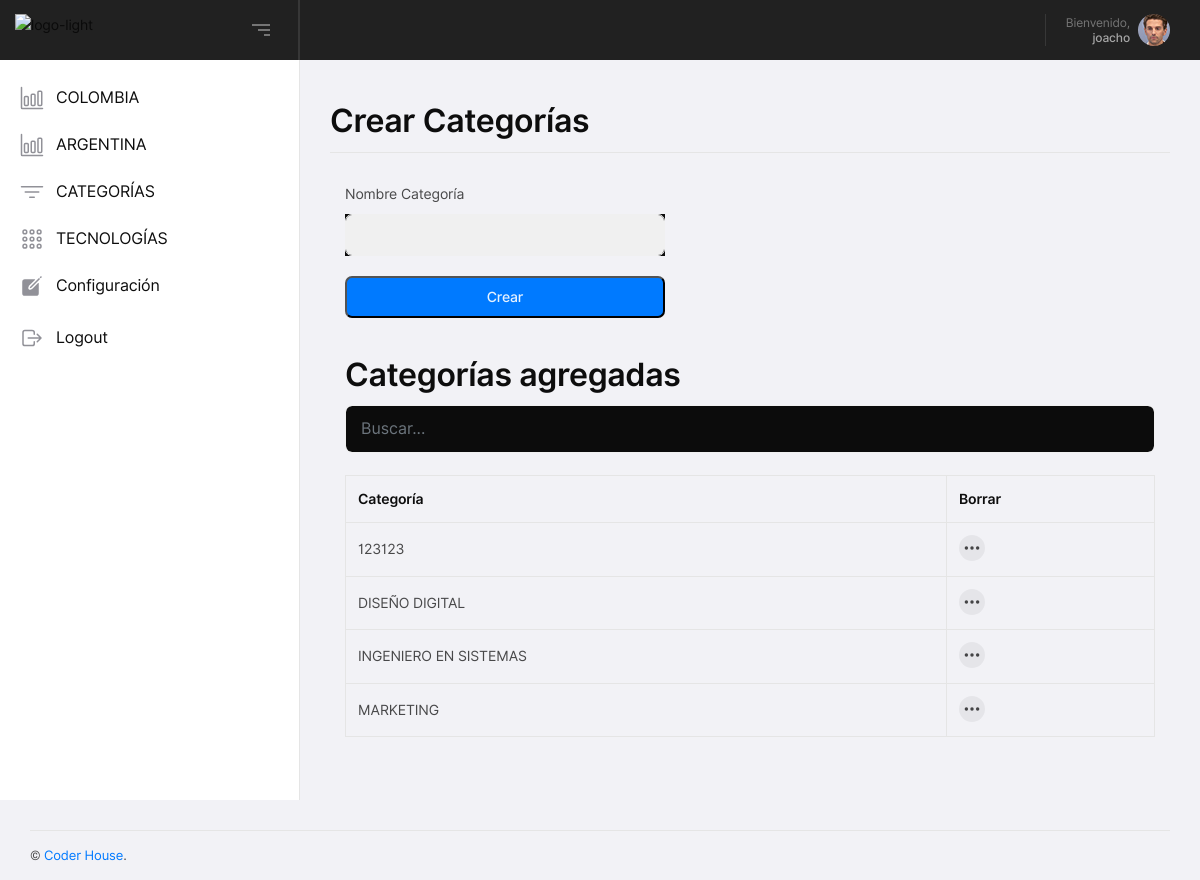
Before: /categorias (signed in) with the older database file.
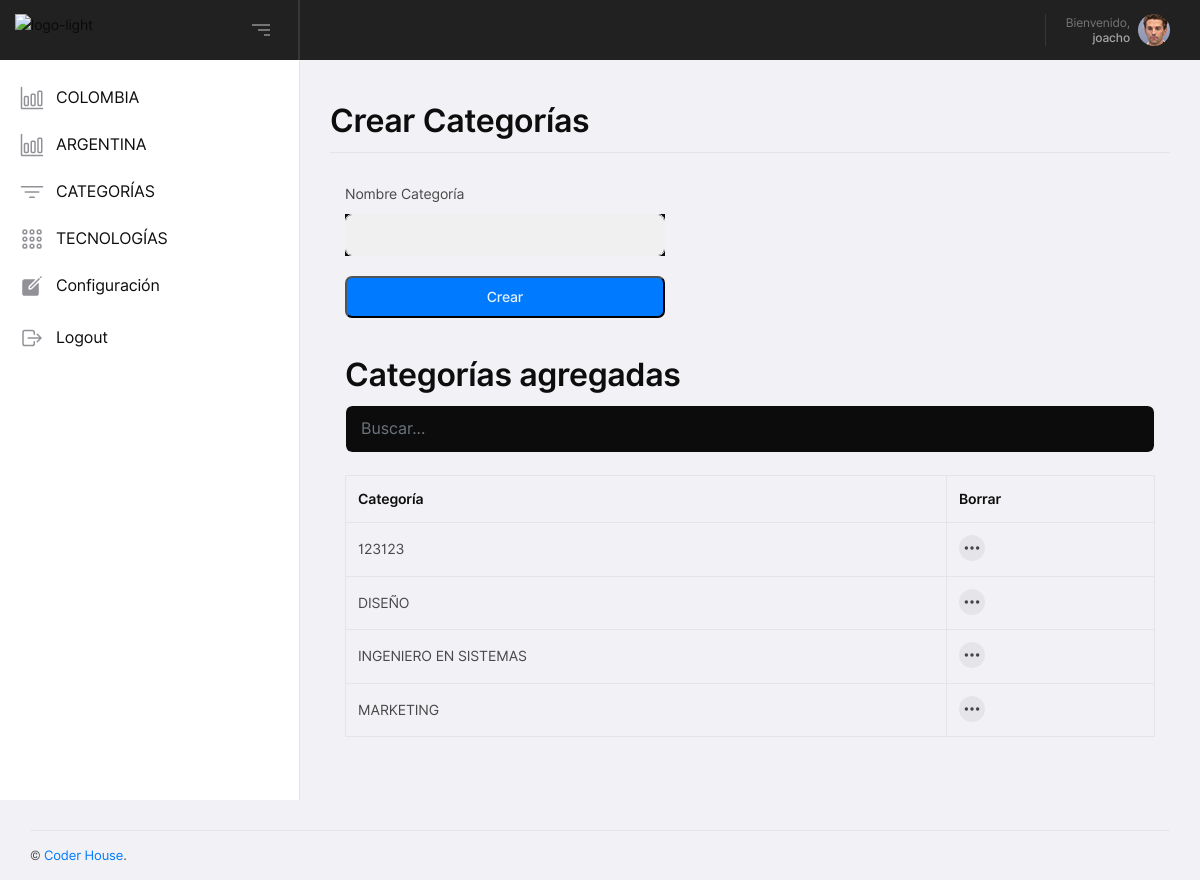
After: the same page with the newer database file.
### webapp/app/base/models.py (models this page shows, shortened)
class User(db.Model, UserMixin):
    __tablename__ = 'User'
    id = Column(Integer, primary_key=True)
    username = Column(String, unique=True)
    email = Column(String, unique=True)
    password = Column(Binary)

class Categorias(db.Model):
    __tablename__ = 'Categorias'
    id = Column(Integer, primary_key=True)
    nombre = Column(String, unique=True)
    def __repr__(self):
        return str(self.nombre)

### webapp/app/home/routes.py (the view, shortened to what this page needs)
@blueprint.route('/categorias', methods=['GET', 'POST'])
@login_required
def categorias():
    catego_form = CategoriaForm(request.form)
    categorias = Categorias.query.order_by(Categorias.nombre.asc()).all()
    return render_template( 'categorias.html',form=catego_form, categorias=categorias)

### webapp/app/base/forms.py
class CategoriaForm(FlaskForm):
    nombre = TextField    ('Nombre', id='nombre_categora'   , validators=[DataRequired()])

### webapp/app/__init__.py (called while the page is built, shortened)
def configure_database(app):
    @app.before_first_request
    def initialize_database():
        db.create_all()
    @app.teardown_request
    def shutdown_session(exception=None):
        db.session.remove()

def apply_themes(app):
    @app.context_processor
    def override_url_for():
        return dict(url_for=_generate_url_for_theme)
    def _generate_url_for_theme(endpoint, **values):
        return url_for(endpoint, **values)

### webapp/app/base/models.py (called while the page is built)
@login_manager.user_loader
def user_loader(id):
    return User.query.filter_by(id=id).first()

### webapp/app/home/templates/categorias.html (shortened to what this page needs)
{% extends "layouts/base.html" %}
{% block stylesheets %}
  <link rel="stylesheet" type="text/css" href="/static/assets/css/jqvmap.min.css" />
{% endblock stylesheets %}
{% block content %}
    <div class="yoo-height-b30 yoo-height-lg-b30"></div>
    <div class="container-fluid">
      <div class="yoo-uikits-heading">
        <h2 class="yoo-uikits-title">Crear Categorías</h2>
      </div>
    </div>
    <div class="yoo-height-b30 yoo-height-lg-b30"></div>
    <div class="container-fluid">
        <div class="col-lg-5">
        <div class="yoo-vertical-middle">
          <div class="yoo-vertical-middle-in">
            <form method="post" action="" class="yoo-form yoo-style1">
              <div class="row">
                <div class="col-lg-12">
                <label for="email">Nombre Categoría</label>
                  <div class="form-group level-up form-group-md text-white-50 bg-dark">
                    {{ form.nombre(class="form-control") }}
                  </div>
                </div>
                <div class="col-lg-12">
                  <button type="submit" name="crear"
                          class="yoo-form-btn yoo-style1 yoo-color1"><span>Crear</span>
                  </button>
                  <br />
                </div>
              </div>
            </form>
          </div>
        </div>
      </div>
            <div class="container mt-3">
              <h2>Categorías agregadas</h2>
              <input class="form-control text-white-50 bg-dark" id="myInput" type="text" placeholder="Buscar...">
              <br>
              <table class="table table-bordered">
                <thead>
                  <tr>
                    <th>Categoría</th>
                     <th>Borrar</th>
                  </tr>
                </thead>
                <tbody id="myTable">
                  {% for item in categorias%}
                        <tr>
                          <td>{{item}}</td>
                            <td>
                                  <button class="yoo-table-action-btn yoo-style1" type="button" data-toggle="dropdown" aria-haspopup="true" aria-expanded="false"><ion-icon name="ellipsis-horizontal"></ion-icon></button>
                                </td>
                        </tr>
                      {% endfor %}
                </tbody>
              </table>
            </div>
      </div>
                    <div class="yoo-height-b20 yoo-height-lg-b20">
                    </div>
              </div>
    <div class="yoo-height-b30 yoo-height-lg-b30"></div>
{% endblock content %}

### webapp/app/base/templates/layouts/base.html (shortened to what this page needs)
<!DOCTYPE html>
<html class="no-js" lang="en">
<head>
  <link rel="stylesheet" type="text/css" href="/static/assets/css/bootstrap.min.css" />
  <link rel="stylesheet" type="text/css" href="/static/assets/css/iDashboard.css" />
  {% block stylesheets %}{% endblock stylesheets %}
</head>
<body>
  {% include 'includes/navigation.html' %}
  {% include 'includes/sidebar.html' %}
  <div class="yoo-content yoo-style1">
    {% block content %}{% endblock content %}
    {% include 'includes/footer.html' %}
</body>
</html>

### webapp/app/base/templates/includes/navigation.html (shortened to what this page needs)
  <div class="yoo-height-b60 yoo-height-lg-b60"></div>
  <header class="yoo-header yoo-style1 yoo-sticky-menu">
    <div class="yoo-main-header">
      <div class="yoo-main-header-in">
        <div class="yoo-main-header-left">
          <a href="/"
             class="yoo-logo-link yoo-light-logo">
            <img src="https://res.cloudinary.com/hdsqazxtw/image/upload/v1557348830/coderhouse_avkeo7.svg" alt="logo-light" /></a>
        </div>
        <div class="yoo-main-header-right">
          <ul class="yoo-ex-nav yoo-style1 yoo-flex yoo-mp0">
            <li>
              <div class="yoo-toggle-body yoo-profile-nav yoo-style1">
                <div class="yoo-toggle-btn yoo-profile-nav-btn">
                  <div class="yoo-profile-nav-text">
                    <span>Bienvenido,</span>
                    <h4>
                        {{ current_user.username }}
                    </h4>
                  </div>
                  <div class="yoo-profile-nav-img">
                    <img src="/static/assets/img/profile-pic.png" alt="profile">
                  </div>
                </div>
              </div>
            </li>
          </ul>
        </div>
      </div>
    </div>
  </header>

### webapp/app/base/templates/includes/sidebar.html
  <div class="yoo-sidebarheader-toggle">
    <div class="yoo-button-bar1"></div>
    <div class="yoo-button-bar2"></div>
    <div class="yoo-button-bar3"></div>
  </div>
  <div class="yoo-sidebarheader">
    <div class="yoo-add">
    </div>
    <div class="yoo-sidebarheader-in" data-scrollbar>
      <div class="yoo-sidebar-nav">
        <ul class="yoo-sidebar-nav-list yoo-mp0">
          <li >
            <a href="/colombia">
              <span class="yoo-sidebar-link-title">
                <span class="yoo-sidebar-link-icon yoo-style1"><ion-icon name="bar-chart-outline"></ion-icon></span>
                <span class="yoo-sidebar-link-text">COLOMBIA</span>
              </span>
            </a>
          </li>
           <li>
            <a href="/argentina">
              <span class="yoo-sidebar-link-title">
                <span class="yoo-sidebar-link-icon yoo-style1"><ion-icon name="bar-chart-outline"></ion-icon></span>
                <span class="yoo-sidebar-link-text">ARGENTINA</span>
              </span>
            </a>
          </li>
          <li>
            <a href="/categorias">
              <span class="yoo-sidebar-link-title">
                <span class="yoo-sidebar-link-icon yoo-style1"><ion-icon name="filter-outline"></ion-icon></span>
                <span class="yoo-sidebar-link-text">CATEGORÍAS</span>
              </span>
            </a>
          </li>
           <li>
            <a href="/tecnologias">
              <span class="yoo-sidebar-link-title">
                <span class="yoo-sidebar-link-icon yoo-style1"><ion-icon name="apps-outline"></ion-icon></span>
                <span class="yoo-sidebar-link-text">TECNOLOGÍAS</span>
              </span>
            </a>
          </li>
          <li>
            <a href="/configuracion">
              <span class="yoo-sidebar-link-title">
                <span class="yoo-sidebar-link-icon yoo-style1"><ion-icon name="create"></ion-icon></span>
                <span class="yoo-sidebar-link-text">Configuración</span>
              </span>
            </a>
          </li>
          <li>
          <li>
            <a href={{ url_for('base_blueprint.logout') }} >
              <span class="yoo-sidebar-link-title">
                <span class="yoo-sidebar-link-icon yoo-style1"><ion-icon name="log-out-outline"></ion-icon></span>
                <span class="yoo-sidebar-link-text">Logout</span>
              </span>
            </a>
          </li>
        </ul>
      </div>
    </div>
  </div>

### webapp/app/base/templates/includes/footer.html
    <footer class="yoo-footer yoo-style1" align="center">
        <div class="container-fluid" align="center">
            <div class="yoo-footer-content" align="center">
                <div class="yoo-copyride" align="center">
                    &copy; <a href="https://www.coderhouse.com/" >Coder House</a>.
                </div>
            </div>
        </div>
    </footer>

Changed rows visible on the page:
changed Categorias: nombre "DISEÑO DIGITAL" → "DISEÑO"
